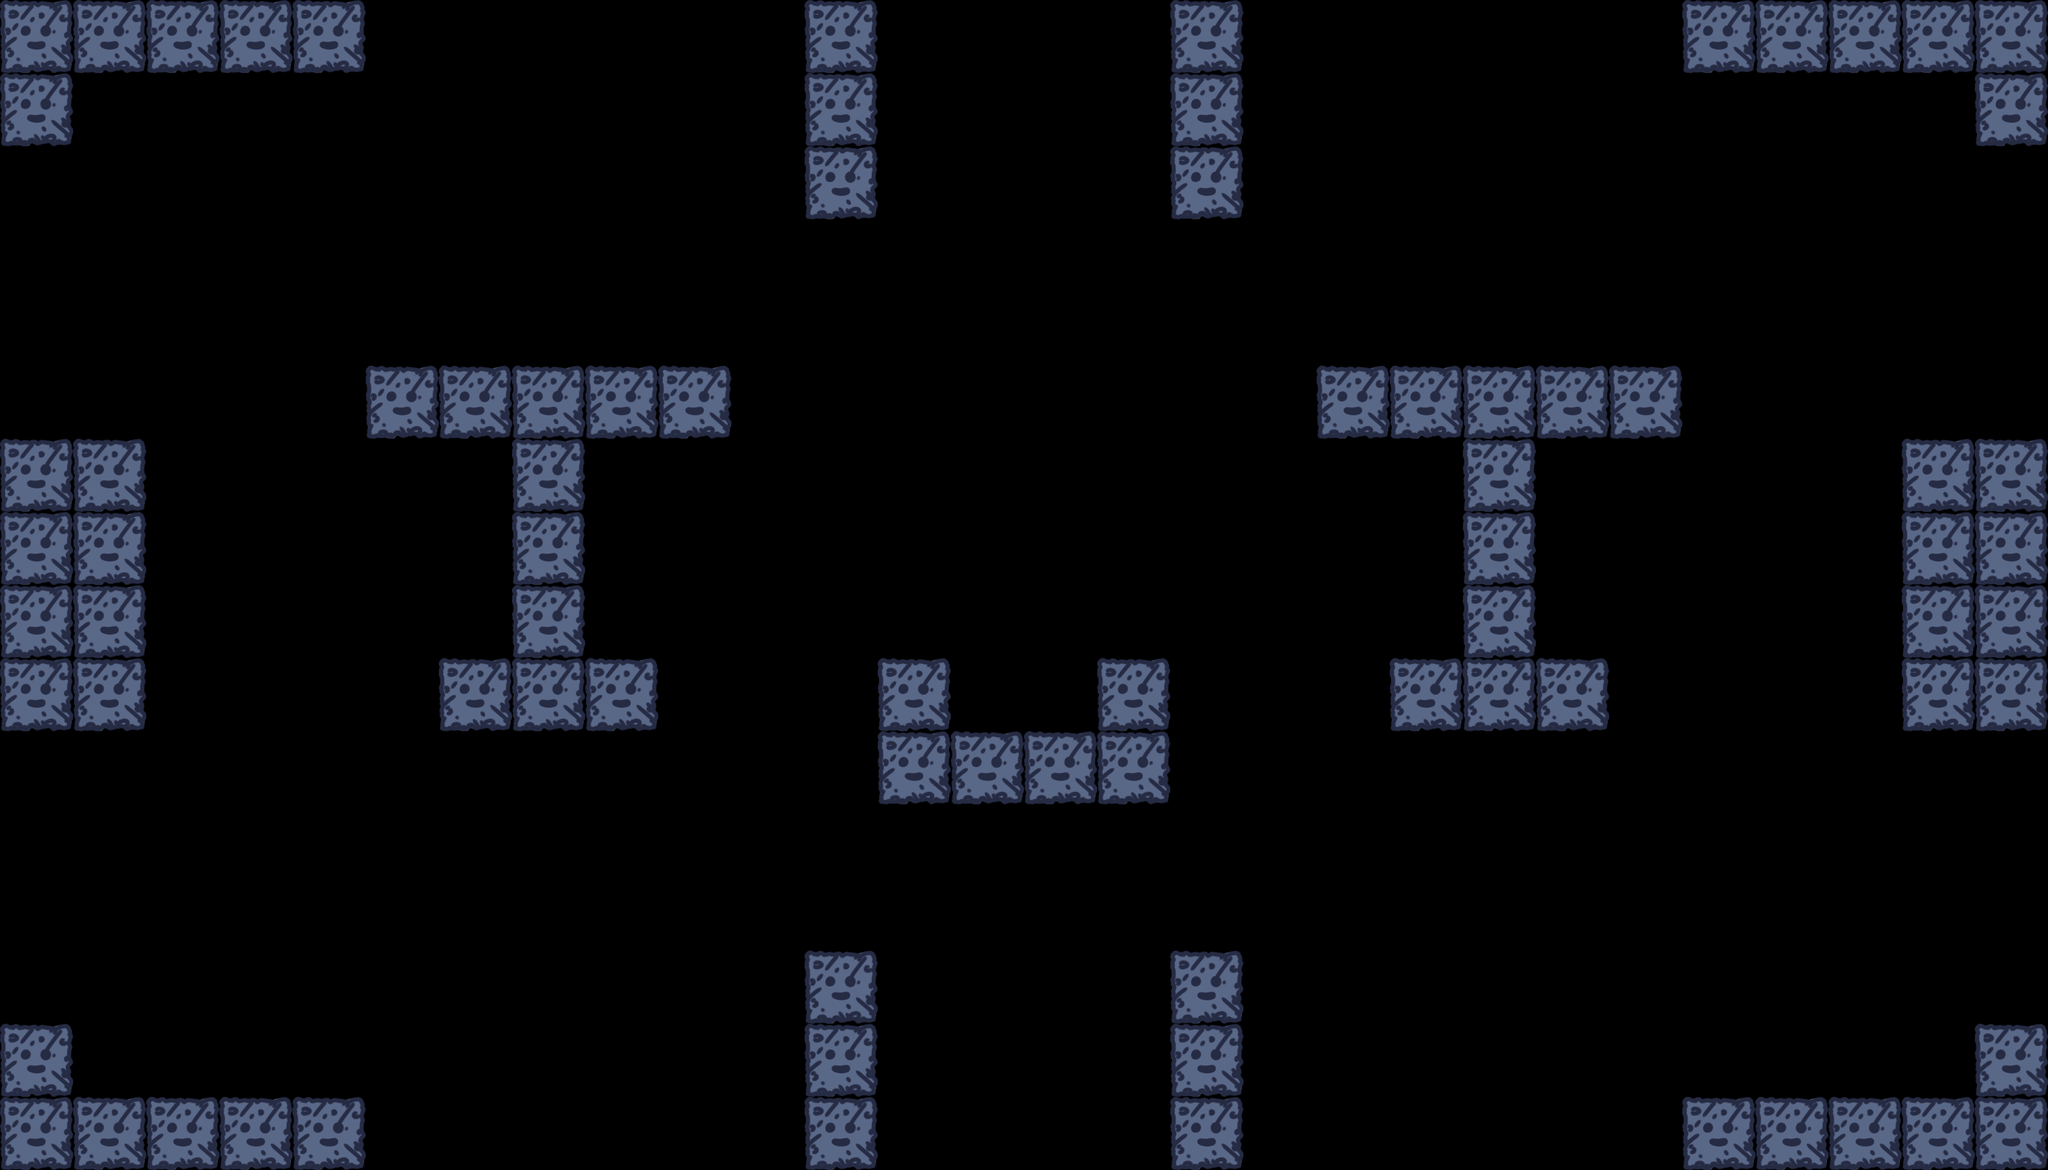

A level layout from a 2D game, rendered from its tile map. Below: a short description, then the map file with its tile-grid data intact:
An orthogonal 28x16 tile map with 100x100 px tiles, 1 tile layer (Tile Layer 1), 1 hidden layer not drawn and 1 object.

<map version="1.8" tiledversion="1.8.4" orientation="orthogonal" renderorder="right-down" width="28" height="16" tilewidth="100" tileheight="100" infinite="0" nextlayerid="3" nextobjectid="1">
 <editorsettings>
  <export target="tilemap01.json" format="json" />
 </editorsettings>
 <tileset firstgid="1" name="Wall-Sheet" tilewidth="100" tileheight="100" tilecount="10" columns="10">
  <image source="Wall-Sheet.png" width="1000" height="100" />
  <tile id="0">
   <properties>
    <property name="collides" type="bool" value="true" />
   </properties>
   <objectgroup draworder="index" id="4">
    <object id="3" x="26.9139" y="28.11" width="44.059" height="42.4641" />
   </objectgroup>
  </tile>
  <tile id="1">
   <properties>
    <property name="collides" type="bool" value="true" />
   </properties>
  </tile>
  <tile id="2">
   <properties>
    <property name="collides" type="bool" value="true" />
   </properties>
  </tile>
  <tile id="3">
   <properties>
    <property name="collides" type="bool" value="true" />
   </properties>
  </tile>
  <tile id="4">
   <properties>
    <property name="collides" type="bool" value="true" />
   </properties>
  </tile>
  <tile id="5">
   <properties>
    <property name="collides" type="bool" value="true" />
   </properties>
  </tile>
 </tileset>
 <layer id="2" name="Tile Layer 2" width="28" height="16" visible="0">
  <data encoding="csv">
0,0,0,0,0,0,0,0,0,0,0,0,0,0,0,0,0,0,0,0,0,0,0,0,0,0,0,0,
0,0,0,0,0,0,0,0,0,0,0,0,0,0,0,0,0,0,0,0,0,0,0,0,0,0,0,0,
0,0,0,6,6,0,0,0,0,0,0,0,0,0,0,0,0,0,0,0,0,0,0,0,0,0,0,0,
0,0,0,0,0,0,0,0,0,0,0,0,0,0,0,0,0,0,0,0,0,0,0,0,0,0,0,0,
0,0,0,0,0,0,0,0,0,0,0,0,0,0,0,0,0,0,0,0,0,0,0,0,0,0,0,0,
0,0,0,0,0,0,0,0,0,0,0,0,0,0,0,0,0,0,0,0,0,0,0,0,0,0,0,0,
0,0,0,0,0,0,0,0,0,0,0,0,0,0,0,0,0,0,0,0,0,0,0,0,0,0,0,0,
0,0,0,0,0,0,0,0,0,0,0,0,0,0,0,0,0,0,0,0,0,0,0,0,0,0,0,0,
0,0,0,0,0,0,0,0,0,0,0,0,0,0,0,0,0,0,0,0,0,0,0,0,0,0,0,0,
0,0,0,0,0,0,0,0,0,0,0,0,0,0,0,0,0,0,0,0,0,0,0,0,0,0,0,0,
0,0,0,0,0,0,0,0,0,0,0,0,0,0,0,0,0,0,0,0,0,0,0,0,0,0,0,0,
0,0,0,0,0,0,0,0,0,0,0,0,0,0,0,0,0,0,0,0,0,0,0,0,0,0,0,0,
0,0,0,0,0,0,0,0,0,0,0,0,0,0,0,0,0,0,0,0,0,0,0,0,0,0,0,0,
0,0,0,0,0,0,0,0,0,0,0,0,0,0,0,0,0,0,0,0,0,0,0,0,0,0,0,0,
0,0,0,0,0,0,0,0,0,0,0,0,0,0,0,0,0,0,0,0,0,0,0,0,0,0,0,0,
0,0,0,0,0,0,0,0,0,0,0,0,0,0,0,0,0,0,0,0,0,0,0,0,0,0,0,0
</data>
 </layer>
 <layer id="1" name="Tile Layer 1" width="28" height="16">
  <properties>
   <property name="collision" type="bool" value="true" />
   <property name="destructable" type="bool" value="true" />
   <property name="health" type="int" value="10" />
  </properties>
  <data encoding="csv">
1,1,1,1,1,0,0,0,0,0,0,1,0,0,0,0,1,0,0,0,0,0,0,1,1,1,1,1,
1,0,0,0,0,0,0,0,0,0,0,1,0,0,0,0,1,0,0,0,0,0,0,0,0,0,0,1,
0,0,0,0,0,0,0,0,0,0,0,1,0,0,0,0,1,0,0,0,0,0,0,0,0,0,0,0,
0,0,0,0,0,0,0,0,0,0,0,0,0,0,0,0,0,0,0,0,0,0,0,0,0,0,0,0,
0,0,0,0,0,0,0,0,0,0,0,0,0,0,0,0,0,0,0,0,0,0,0,0,0,0,0,0,
0,0,0,0,0,1,1,1,1,1,0,0,0,0,0,0,0,0,1,1,1,1,1,0,0,0,0,0,
1,1,0,0,0,0,0,1,0,0,0,0,0,0,0,0,0,0,0,0,1,0,0,0,0,0,1,1,
1,1,0,0,0,0,0,1,0,0,0,0,0,0,0,0,0,0,0,0,1,0,0,0,0,0,1,1,
1,1,0,0,0,0,0,1,0,0,0,0,0,0,0,0,0,0,0,0,1,0,0,0,0,0,1,1,
1,1,0,0,0,0,1,1,1,0,0,0,1,0,0,1,0,0,0,1,1,1,0,0,0,0,1,1,
0,0,0,0,0,0,0,0,0,0,0,0,1,1,1,1,0,0,0,0,0,0,0,0,0,0,0,0,
0,0,0,0,0,0,0,0,0,0,0,0,0,0,0,0,0,0,0,0,0,0,0,0,0,0,0,0,
0,0,0,0,0,0,0,0,0,0,0,0,0,0,0,0,0,0,0,0,0,0,0,0,0,0,0,0,
0,0,0,0,0,0,0,0,0,0,0,1,0,0,0,0,1,0,0,0,0,0,0,0,0,0,0,0,
1,0,0,0,0,0,0,0,0,0,0,1,0,0,0,0,1,0,0,0,0,0,0,0,0,0,0,1,
1,1,1,1,1,0,0,0,0,0,0,1,0,0,0,0,1,0,0,0,0,0,0,1,1,1,1,1
</data>
 </layer>
</map>